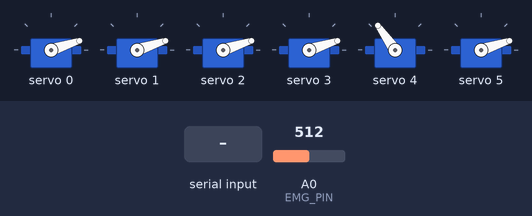
A sketch run on a simulated Arduino Uno, built with avr-gcc and run on an emulated ATmega328P. Parts: 6 × servo. Inputs (shaded band) come from the test bench; at power-on: A0 (EMG_PIN) = 512. What the sketch prints to the serial monitor is not drawn.

Above: at 1.4 s.
1.5 s: "1\n" received over Serial
At 3.3 s:
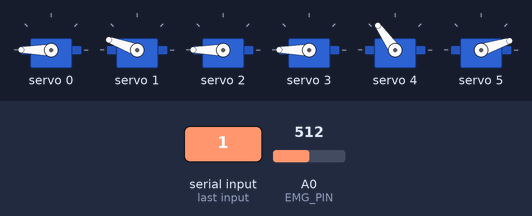
3.7 s: A0 (EMG_PIN) set to 12
5.2 s: A0 (EMG_PIN) set to 9
At 5.55 s:
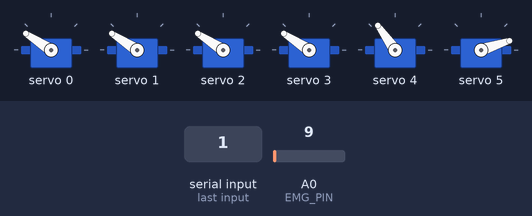
7.5 s: "0\n" received over the second serial link
9.0 s: "index1\n" received over Serial
At 10.1 s:
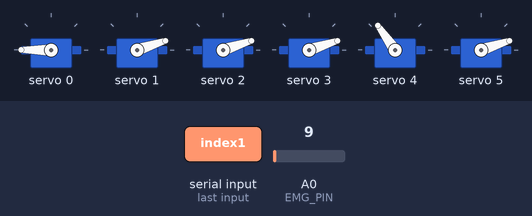
10.7 s: "index2\n" received over the second serial link
At 10.96 s:
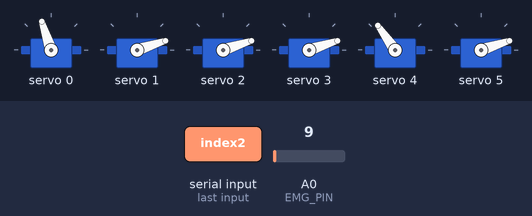
Timing chart, 0 to 13.6 s (numbered marks = the images above; inputs shaded):
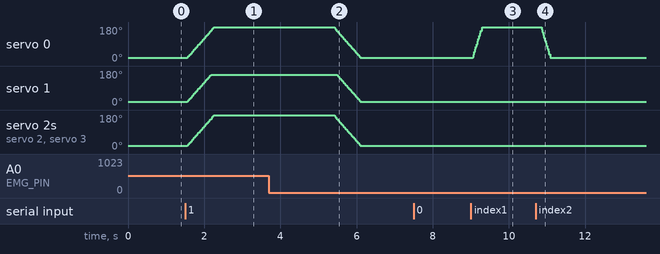

The sketch:

arm_control.ino
```cpp
//final working code for prosthetic arm

#include <Wire.h>
#include <Adafruit_PWMServoDriver.h>
#include <SoftwareSerial.h>

SoftwareSerial bluetooth(2, 3); // RX=2, TX=3

Adafruit_PWMServoDriver pwm = Adafruit_PWMServoDriver();

// EMG Settings
#define EMG_PIN A0
const int EMG_THRESHOLD = 10;
int emgValue = 0;
bool emgMode = false; // false = Bluetooth mode, true = EMG mode

// Finger Settings
const int INDEX_CHANNEL = 0;
const int INDEX_START = 0;
const int INDEX_END = 180;
const int INDEX_SPEED = 1;

const int MIDDLE_CHANNEL = 1;
const int MIDDLE_START = 0;
const int MIDDLE_END = 120;
const int MIDDLE_SPEED = 1;

const int RING_CHANNEL = 2;
const int RING_START = 0;
const int RING_END = 180;
const int RING_SPEED = 10;

const int THUMB_CHANNEL = 3;
const int THUMB_START = 0;
const int THUMB_END = 180;
const int THUMB_SPEED = 1;

const int WRIST_CHANNEL = 4;
const int WRIST_START = 90;
const int WRIST_END = 0;
const int WRIST_SPEED = 10;

// Elbow Settings
const int ELBOW_CHANNEL = 5;
const int ELBOW_START = 0;
const int ELBOW_END = 90;
const int ELBOW_SPEED = 15;

int indexAngle = INDEX_START;
int middleAngle = MIDDLE_START;
int ringAngle = RING_START;
int thumbAngle = THUMB_START;
int wristAngle = WRIST_START;
int elbowAngle = ELBOW_START;

// EMG State
bool fistClosedEMG = false;

void setup() {
  Serial.begin(9600);
  bluetooth.begin(9600);
  pwm.begin();
  pwm.setPWMFreq(50);

  setAngle(INDEX_CHANNEL, INDEX_START);
  setAngle(MIDDLE_CHANNEL, MIDDLE_START);
  setAngle(RING_CHANNEL, RING_START);
  setAngle(THUMB_CHANNEL, THUMB_START);
  setAngle(WRIST_CHANNEL, WRIST_START);
  setAngle(ELBOW_CHANNEL, ELBOW_START);

  Serial.println("System Ready!");
  Serial.println("Default Mode: Bluetooth Control");
  Serial.println("Send '1' for EMG Mode, '0' for Bluetooth Mode");
  Serial.println("Commands: index1, index2, middle1, middle2, ring1, ring2, thumb1, thumb2, wrist1, wrist2, elbow1, elbow2, penhold1, penhold2, hold1, hold2");

  bluetooth.println("System Ready!");
  bluetooth.println("Send '1' for EMG Mode, '0' for Bluetooth Mode");
}

void loop() {
  // Read EMG value
  emgValue = analogRead(EMG_PIN);

  // Print EMG value every 500ms
  static unsigned long lastEMGPrint = 0;
  if (millis() - lastEMGPrint >= 500) {
    Serial.print("EMG Value: ");
    Serial.println(emgValue);
    lastEMGPrint = millis();
  }

  // EMG Control Mode
  if (emgMode) {
    if (emgValue > EMG_THRESHOLD && !fistClosedEMG) {
      // EMG detected - close fist
      closeAllFingersFast();
      fistClosedEMG = true;
      Serial.println("EMG: Muscle detected! Closing fist.");
    }
    else if (emgValue <= EMG_THRESHOLD && fistClosedEMG) {
      // EMG relaxed - open fist
      openAllFingersFast();
      fistClosedEMG = false;
      Serial.println("EMG: Muscle relaxed. Opening fist.");
    }
  }

  // Bluetooth Control
  if (bluetooth.available() > 0) {
    String command = bluetooth.readStringUntil('\n');
    command.trim();
    processCommand(command, true);
  }

  // Serial Monitor Control
  if (Serial.available() > 0) {
    String command = Serial.readStringUntil('\n');
    command.trim();
    processCommand(command, false);
  }

  delay(50);
}

void processCommand(String command, bool fromBluetooth) {
  // Mode switching
  if (command == "1") {
    emgMode = true;
    sendResponse("Switched to EMG Muscle Control Mode", fromBluetooth);
  }
  else if (command == "0") {
    emgMode = false;
    sendResponse("Switched to Bluetooth Control Mode", fromBluetooth);
  }

  // Only process commands if not in EMG mode
  if (!emgMode || command == "1" || command == "0") {
    if (command == "index1") {
      closeFinger("index", INDEX_CHANNEL, INDEX_START, INDEX_END, INDEX_SPEED, indexAngle, fromBluetooth);
    }
    else if (command == "index2") {
      openFinger("index", INDEX_CHANNEL, INDEX_START, INDEX_SPEED, indexAngle, fromBluetooth);
    }
    else if (command == "middle1") {
      closeFinger("middle", MIDDLE_CHANNEL, MIDDLE_START, MIDDLE_END, MIDDLE_SPEED, middleAngle, fromBluetooth);
    }
    else if (command == "middle2") {
      openFinger("middle", MIDDLE_CHANNEL, MIDDLE_START, MIDDLE_SPEED, middleAngle, fromBluetooth);
    }
    else if (command == "ring1") {
      closeFinger("ring", RING_CHANNEL, RING_START, RING_END, RING_SPEED, ringAngle, fromBluetooth);
    }
    else if (command == "ring2") {
      openFinger("ring", RING_CHANNEL, RING_START, RING_SPEED, ringAngle, fromBluetooth);
    }
    else if (command == "thumb1") {
      closeFinger("thumb", THUMB_CHANNEL, THUMB_START, THUMB_END, THUMB_SPEED, thumbAngle, fromBluetooth);
    }
    else if (command == "thumb2") {
      openFinger("thumb", THUMB_CHANNEL, THUMB_START, THUMB_SPEED, thumbAngle, fromBluetooth);
    }
    else if (command == "wrist1") {
      moveWrist(90, 0, wristAngle, fromBluetooth);
    }
    else if (command == "wrist2") {
      moveWrist(0, 90, wristAngle, fromBluetooth);
    }
    else if (command == "elbow1") {
      moveElbow(0, 90, elbowAngle, fromBluetooth);
    }
    else if (command == "elbow2") {
      moveElbow(90, 0, elbowAngle, fromBluetooth);
    }
    else if (command == "penhold1") {
      penholdGrip(true, fromBluetooth);
    }
    else if (command == "penhold2") {
      penholdGrip(false, fromBluetooth);
    }
    else if (command == "hold1") {
      holdAllFingers(true, fromBluetooth);
    }
    else if (command == "hold2") {
      holdAllFingers(false, fromBluetooth);
    }
    else if (command != "1" && command != "0") {
      sendResponse("Unknown command: " + command, fromBluetooth);
    }
  }
}

// EMG Fast Functions
void closeAllFingersFast() {
  int maxAngle = max(max(max(INDEX_END, MIDDLE_END), RING_END), THUMB_END);
  for (int angle = 0; angle <= maxAngle; angle++) {
    if (angle <= INDEX_END) setAngle(INDEX_CHANNEL, angle);
    if (angle <= MIDDLE_END) setAngle(MIDDLE_CHANNEL, angle);
    if (angle <= RING_END) setAngle(RING_CHANNEL, angle);
    if (angle <= THUMB_END) setAngle(THUMB_CHANNEL, angle);
    delay(2);
  }
  indexAngle = INDEX_END;
  middleAngle = MIDDLE_END;
  ringAngle = RING_END;
  thumbAngle = THUMB_END;
}

void openAllFingersFast() {
  int currentMax = max(max(max(indexAngle, middleAngle), ringAngle), thumbAngle);
  for (int angle = currentMax; angle >= 0; angle--) {
    if (angle <= indexAngle) setAngle(INDEX_CHANNEL, angle);
    if (angle <= middleAngle) setAngle(MIDDLE_CHANNEL, angle);
    if (angle <= ringAngle) setAngle(RING_CHANNEL, angle);
    if (angle <= thumbAngle) setAngle(THUMB_CHANNEL, angle);
    delay(2);
  }
  indexAngle = INDEX_START;
  middleAngle = MIDDLE_START;
  ringAngle = RING_START;
  thumbAngle = THUMB_START;
}

void holdAllFingers(bool closeGrip, bool fromBluetooth) {
  if (closeGrip) {
    sendResponse("Holding ALL fingers...", fromBluetooth);
    closeAllFingersFast();
    sendResponse("All fingers closed (Fist)", fromBluetooth);
  } else {
    sendResponse("Releasing ALL fingers...", fromBluetooth);
    openAllFingersFast();
    sendResponse("All fingers opened", fromBluetooth);
  }
}

void penholdGrip(bool closeGrip, bool fromBluetooth) {
  if (closeGrip) {
    sendResponse("Activating penhold grip...", fromBluetooth);

    int maxAngle = max(max(THUMB_END, INDEX_END), MIDDLE_END);
    for (int angle = 0; angle <= maxAngle; angle++) {
      if (angle <= THUMB_END) setAngle(THUMB_CHANNEL, angle);
      if (angle <= INDEX_END) setAngle(INDEX_CHANNEL, angle);
      if (angle <= MIDDLE_END) setAngle(MIDDLE_CHANNEL, angle);
      delay(1);
    }
    thumbAngle = THUMB_END;
    indexAngle = INDEX_END;
    middleAngle = MIDDLE_END;

    sendResponse("Penhold grip activated", fromBluetooth);
  } else {
    sendResponse("Releasing penhold grip...", fromBluetooth);

    int currentMax = max(max(thumbAngle, indexAngle), middleAngle);
    for (int angle = currentMax; angle >= 0; angle--) {
      if (angle <= thumbAngle) setAngle(THUMB_CHANNEL, angle);
      if (angle <= indexAngle) setAngle(INDEX_CHANNEL, angle);
      if (angle <= middleAngle) setAngle(MIDDLE_CHANNEL, angle);
      delay(1);
    }
    thumbAngle = THUMB_START;
    indexAngle = INDEX_START;
    middleAngle = MIDDLE_START;

    sendResponse("Penhold grip released", fromBluetooth);
  }
}

void moveWrist(int fromAngle, int toAngle, int &currentAngle, bool fromBluetooth) {
  sendResponse("Moving wrist " + String(fromAngle) + " to " + String(toAngle) + "...", fromBluetooth);

  if (fromAngle > toAngle) {
    for (int angle = fromAngle; angle >= toAngle; angle--) {
      setAngle(WRIST_CHANNEL, angle);
      delay(WRIST_SPEED);
    }
  } else {
    for (int angle = fromAngle; angle <= toAngle; angle++) {
      setAngle(WRIST_CHANNEL, angle);
      delay(WRIST_SPEED);
    }
  }
  currentAngle = toAngle;

  sendResponse("Wrist at " + String(toAngle) + " degree", fromBluetooth);
}

void moveElbow(int fromAngle, int toAngle, int &currentAngle, bool fromBluetooth) {
  sendResponse("Moving elbow " + String(fromAngle) + " to " + String(toAngle) + "...", fromBluetooth);

  if (fromAngle > toAngle) {
    for (int angle = fromAngle; angle >= toAngle; angle--) {
      setAngle(ELBOW_CHANNEL, angle);
      delay(ELBOW_SPEED);
    }
  } else {
    for (int angle = fromAngle; angle <= toAngle; angle++) {
      setAngle(ELBOW_CHANNEL, angle);
      delay(ELBOW_SPEED);
    }
  }
  currentAngle = toAngle;

  sendResponse("Elbow at " + String(toAngle) + " degree", fromBluetooth);
}

void closeFinger(String name, int channel, int start, int end, int speedDelay, int &currentAngle, bool fromBluetooth) {
  sendResponse("Closing " + name + " finger...", fromBluetooth);

  for (int angle = start; angle <= end; angle++) {
    setAngle(channel, angle);
    delay(speedDelay);
  }
  currentAngle = end;

  sendResponse(name + " finger closed", fromBluetooth);
}

void openFinger(String name, int channel, int start, int speedDelay, int &currentAngle, bool fromBluetooth) {
  sendResponse("Opening " + name + " finger...", fromBluetooth);

  for (int angle = currentAngle; angle >= start; angle--) {
    setAngle(channel, angle);
    delay(speedDelay);
  }
  currentAngle = start;

  sendResponse(name + " finger opened", fromBluetooth);
}

void sendResponse(String message, bool toBluetooth) {
  Serial.println(message);
  if (toBluetooth) {
    bluetooth.println(message);
  }
}

void setAngle(int channel, int angle) {
  int pulse = map(angle, 0, 180, 150, 600);
  pwm.setPWM(channel, 0, pulse);
}
```

Measured:
- the behaviour switches between 11 and 10 on A0 (EMG_PIN) (found by bisection; images 1 and 2)
- after the input at 1.5 s, servo 0, servo 2, servo 3: moves from 18° to 180° over 0.69 s, starting after 0.06 s; servo 1: moves from 18° to 160° over 0.63 s, starting after 0.06 s
- after the input at 3.7 s, every drawn part: stays the same
- after the input at 5.2 s, servo 0, servo 2, servo 3: moves from 180° to 18° over 0.70 s, starting after 0.20 s; servo 1: moves from 160° to 18° over 0.61 s, starting after 0.29 s
- after the input at 7.5 s, every drawn part: stays the same
- after the input at 9.0 s, servo 0: moves from 18° to 180° over 0.25 s, starting after 0.05 s
- after the input at 10.7 s, servo 0: moves from 180° to 18° over 0.25 s, starting after 0.13 s
